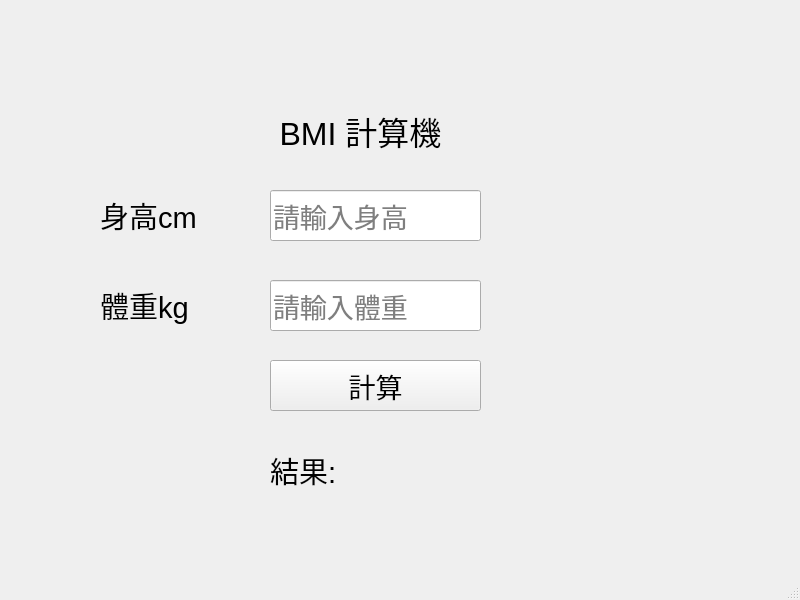
<?xml version="1.0" encoding="UTF-8"?>
<ui version="4.0">
 <class>MainWindow</class>
 <widget class="QMainWindow" name="MainWindow">
  <property name="geometry">
   <rect>
    <x>0</x>
    <y>0</y>
    <width>800</width>
    <height>600</height>
   </rect>
  </property>
  <property name="font">
   <font>
    <pointsize>20</pointsize>
   </font>
  </property>
  <property name="windowTitle">
   <string>MainWindow</string>
  </property>
  <widget class="QWidget" name="centralwidget">
   <widget class="QLabel" name="label_title">
    <property name="geometry">
     <rect>
      <x>270</x>
      <y>100</y>
      <width>181</width>
      <height>61</height>
     </rect>
    </property>
    <property name="font">
     <font>
      <pointsize>24</pointsize>
     </font>
    </property>
    <property name="text">
     <string>BMI 計算機</string>
    </property>
    <property name="alignment">
     <set>Qt::AlignCenter</set>
    </property>
   </widget>
   <widget class="QLabel" name="label_height">
    <property name="geometry">
     <rect>
      <x>100</x>
      <y>190</y>
      <width>111</width>
      <height>51</height>
     </rect>
    </property>
    <property name="font">
     <font>
      <pointsize>22</pointsize>
     </font>
    </property>
    <property name="text">
     <string>身高cm</string>
    </property>
   </widget>
   <widget class="QLabel" name="label_weight">
    <property name="geometry">
     <rect>
      <x>100</x>
      <y>280</y>
      <width>131</width>
      <height>51</height>
     </rect>
    </property>
    <property name="font">
     <font>
      <pointsize>22</pointsize>
     </font>
    </property>
    <property name="text">
     <string>體重kg</string>
    </property>
   </widget>
   <widget class="QLabel" name="label_result">
    <property name="geometry">
     <rect>
      <x>270</x>
      <y>440</y>
      <width>501</width>
      <height>61</height>
     </rect>
    </property>
    <property name="font">
     <font>
      <pointsize>22</pointsize>
     </font>
    </property>
    <property name="text">
     <string>結果:</string>
    </property>
   </widget>
   <widget class="QPushButton" name="pushButton_calc">
    <property name="geometry">
     <rect>
      <x>270</x>
      <y>360</y>
      <width>211</width>
      <height>51</height>
     </rect>
    </property>
    <property name="text">
     <string>計算</string>
    </property>
   </widget>
   <widget class="QLineEdit" name="lineEdit_height">
    <property name="geometry">
     <rect>
      <x>270</x>
      <y>190</y>
      <width>211</width>
      <height>51</height>
     </rect>
    </property>
    <property name="placeholderText">
     <string>請輸入身高</string>
    </property>
   </widget>
   <widget class="QLineEdit" name="lineEdit_weight">
    <property name="geometry">
     <rect>
      <x>270</x>
      <y>280</y>
      <width>211</width>
      <height>51</height>
     </rect>
    </property>
    <property name="placeholderText">
     <string>請輸入體重</string>
    </property>
   </widget>
  </widget>
  <widget class="QMenuBar" name="menubar">
   <property name="geometry">
    <rect>
     <x>0</x>
     <y>0</y>
     <width>800</width>
     <height>40</height>
    </rect>
   </property>
  </widget>
  <widget class="QStatusBar" name="statusbar"/>
 </widget>
 <resources/>
 <connections/>
</ui>
